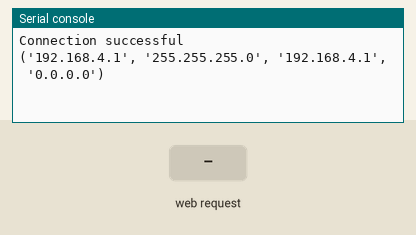
This program was run on a simulated Raspberry Pi Pico running MicroPython. On the bench: the last lines printed to the serial console. The test bench sets the inputs (shaded band). WiFi joins after 1.5 s; the board's own WiFi access point starts at once.

Above: at 1.2 s.
1.3 s: HTTP request GET / received
At 1.8 s:
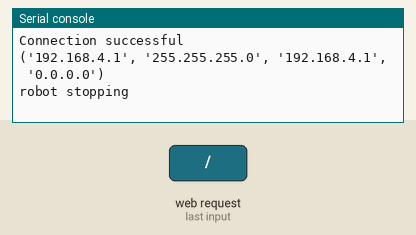
2.8 s: HTTP request GET /robot=forward received
At 4.0 s:
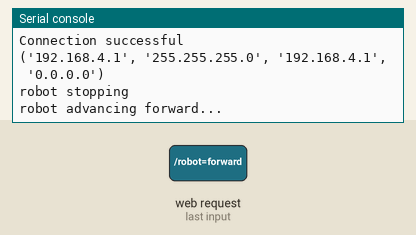
4.3 s: HTTP request GET /robot=backward received
At 5.3 s:
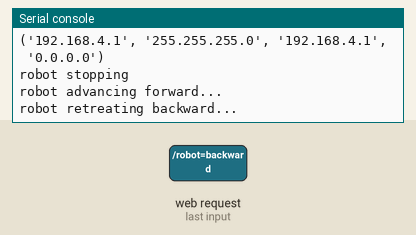
5.8 s: HTTP request GET /robot=right received
At 6.4 s:
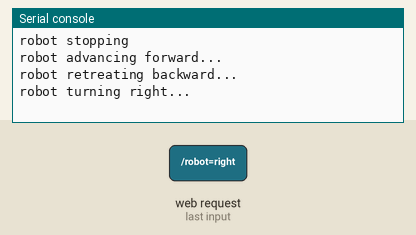
7.3 s: HTTP request GET /robot=left received
At 8.8 s:
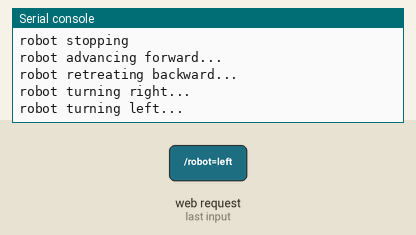

The program:

main.py
```python
do_ap()

#
# This is an example of a (sub)application, which can be made a part of
# bigger site using "app mount" feature, see example_app_router.py.
#
import picoweb

def printDirect(direct):
    directions = {
    "stop":"robot stopping...",
    "forward":"robot advancing forward...",
    "backward":'robot retreating backward...',
    "right":'robot turning right...',
    "left":'robot turning left...'
    }
    print(directions.get(direct, "robot stopping"))

app = picoweb.WebApp(__name__)

@app.route("/")
@app.route("/robot=stop")
def index(req, resp):
    printDirect(req.path[7:])
    yield from picoweb.start_response(resp)
    yield from app.render_template(resp, "buttons.tpl", (req,))

@app.route("/robot=forward")
def forward(req, resp):
    printDirect(req.path[7:])
    yield from picoweb.start_response(resp)
    yield from app.render_template(resp, "buttons.tpl", (req,))

@app.route("/robot=backward")
def backward(req, resp):
    printDirect(req.path[7:])
    yield from picoweb.start_response(resp)
    yield from app.render_template(resp, "buttons.tpl", (req,))

@app.route("/robot=right")
def right(req, resp):
    printDirect(req.path[7:])
    yield from picoweb.start_response(resp)
    yield from app.render_template(resp, "buttons.tpl", (req,))

@app.route("/robot=left")
def left(req, resp):
    printDirect(req.path[7:])
    yield from picoweb.start_response(resp)
    yield from app.render_template(resp, "buttons.tpl", (req,))

app.run(debug=True, host = "192.168.4.1", port=80)
```

boot.py
```python
from machine import Pin

robot_state = "Stop"

import esp
esp.osdebug(None)

import gc
gc.collect()

def do_ap():
    import network
    ssid = 'IAM_AP'
    password = 'IAMPassword'
    authmode = 3  # WPA2
    ap = network.WLAN(network.AP_IF)
    ap.active(True)
    ap.config(essid=ssid, password=password, authmode=authmode)
    while ap.active() == False:
      pass

    print('Connection successful')
    print(ap.ifconfig())

def do_connect():
    import network
    sta_if = network.WLAN(network.STA_IF)
    if not sta_if.isconnected():
        print('connecting to network...')
        sta_if.active(True)
        sta_if.connect('Test', 'Test1234')
        while not sta_if.isconnected():
            pass
    print('network config:', sta_if.ifconfig())
```

Measured:
- after the input at 1.3 s, the serial console: prints a new line at once (image 1)
- after the input at 2.8 s, the serial console: prints a new line at once (image 2)
- after the input at 4.3 s, the serial console: prints a new line at once (image 3)
- after the input at 5.8 s, the serial console: prints a new line at once (image 4)
- after the input at 7.3 s, the serial console: prints a new line at once (image 5)
